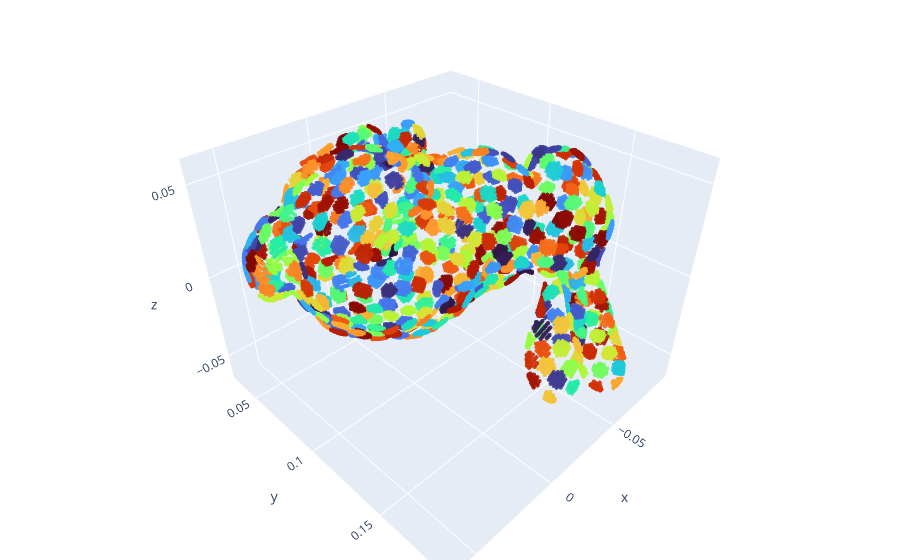

The cell this chart's notebook holds for it:
### Code cell
pts = groups.points.reshape(-1, 3).numpy()
# 2. Assign each group a distinct random color index
M, K = groups.shape[0], groups.shape[1]
group_colors = torch.randperm(M).repeat_interleave(K).numpy()
# 3. Plot in a single fast trace
fig = go.Figure(
    go.Scatter3d(
        x=pts[:, 0],
        y=pts[:, 1],
        z=pts[:, 2],
        mode="markers",
        marker=dict(
            size=2.5,
            color=group_colors,
            colorscale="Turbo",
            opacity=0.9
        )
    )
)
fig.update_layout(
    scene=dict(aspectmode="data"),
    margin=dict(l=0, r=0, b=0, t=0)
)
fig.show()

### Figure 1 — Plotly figure (JSON) as saved in the notebook; plotly's stock layout.template omitted (floating-point values rounded to 4 significant figures; data arrays with more than 128 entries replaced by an {"elided": "..."} marker saying what was removed)
{"data": [{"marker": {"color": {"elided": "16000 int values"}, "colorscale": [[0, "#30123b"], [0.07143, "#4145ab"], [0.1429, "#4675ed"], [0.2143, "#39a2fc"], [0.2857, "#1bcfd4"], [0.3571, "#24eca6"], [0.4286, "#61fc6c"], [0.5, "#a4fc3b"], [0.5714, "#d1e834"], [0.6429, "#f3c63a"], [0.7143, "#fe9b2d"], [0.7857, "#f36315"], [0.8571, "#d93806"], [0.9286, "#b11901"], [1, "#7a0402"]], "opacity": 0.9, "size": 2.5}, "mode": "markers", "type": "scatter3d", "x": {"elided": "16000 float values"}, "y": {"elided": "16000 float values"}, "z": {"elided": "16000 float values"}}], "layout": {"margin": {"b": 0, "l": 0, "r": 0, "t": 0}, "scene": {"aspectmode": "data"}}}
